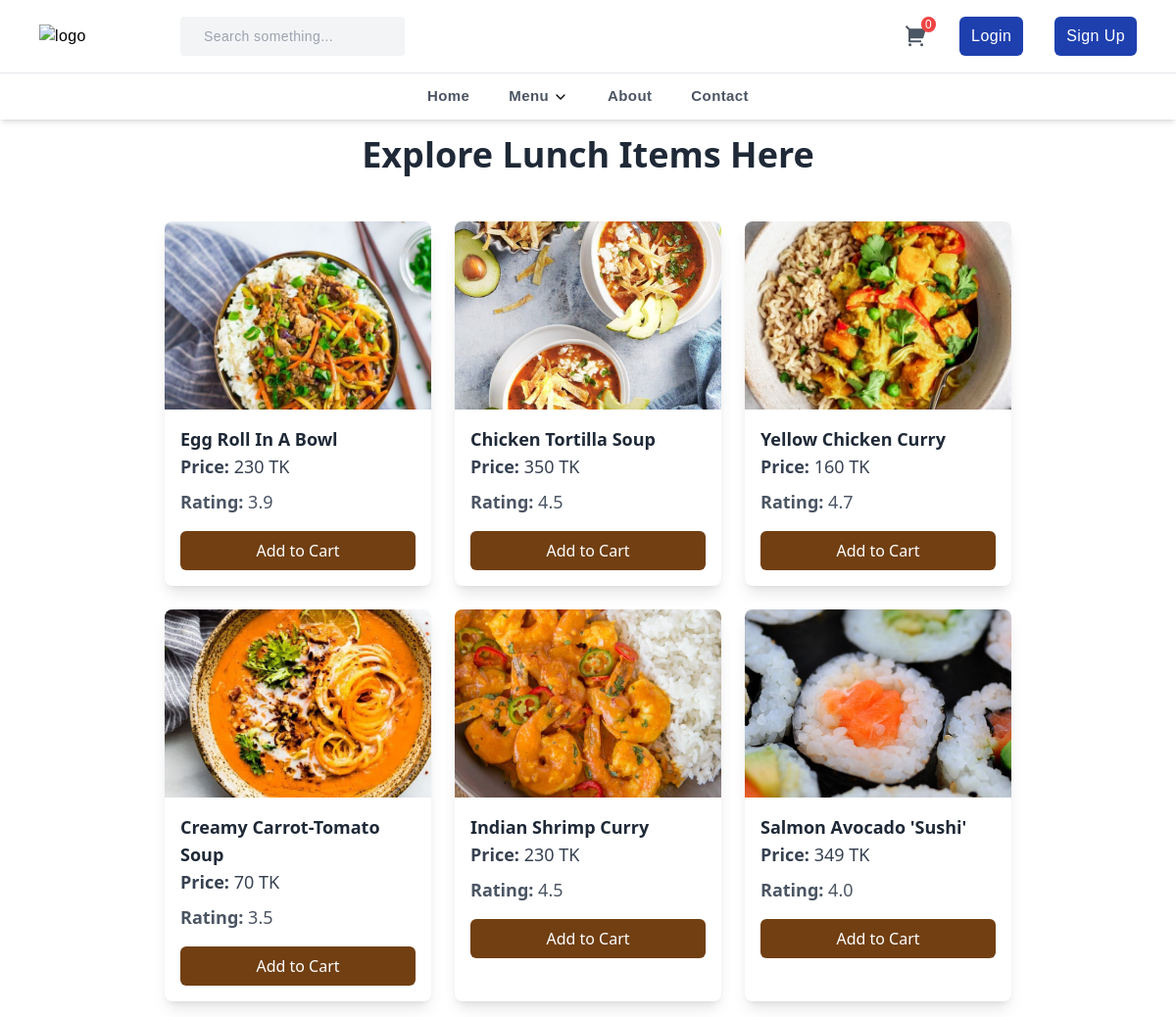
The page /lunch/ on the database its author committed.
### uapcanteen/models.py (models this page shows, shortened)
class Lunch(models.Model):
    owner = models.ForeignKey(Owner, on_delete=models.CASCADE)
    name = models.CharField(max_length=100)
    price = models.IntegerField()
    description = models.TextField()
    image = models.ImageField(upload_to='images/')
    discount = models.IntegerField()
    rating = models.FloatField()
    SPICY_LEVEL_CHOICES = [
    ('Mild', 'Mild'),
    ('Medium', 'Medium'),
    ('Spicy', 'Spicy'),
    ('Extra Spicy', 'Extra Spicy')
    ]
    spiciness_level = models.CharField(max_length=15, choices=SPICY_LEVEL_CHOICES, blank=True, null=True)

### uapcanteen/views.py (the view)
# urls.py: path('lunch/', lunch, name='lunch'),
def lunch(request):
    lunches = Lunch.objects.all()
    return render(request, 'lunch.html', {'lunches': lunches})

### templates/lunch.html (shortened to what this page needs)
{% extends 'base.html' %}
    {% block content %}
    <div class="font-sans">
        <div class="p-4 mx-auto lg:max-w-4xl max-w-xl md:max-w-full">
            <h2 class="text-3xl lg:text-4xl font-extrabold text-gray-800 mb-12 text-center">Explore Lunch Items Here</h2>
            <div class="grid grid-cols-1 sm:grid-cols-2 lg:grid-cols-3 gap-6">
                {% for lunch in lunches %}
                <div class="bg-white rounded-lg overflow-hidden shadow-lg">
                    <a href="{% url 'lunch_detail' lunch.id %}">
                    <div class="h-48 bg-cover bg-center" style="background-image: url('{{ lunch.image.url }}')"></div>
                </a>
                    <div class="p-4">
                        <h3 class="text-lg font-bold text-gray-800">{{ lunch.name }}</h3>
                        <p class="text-gray-700 font-bold text-lg mb-2">Price: <span class="font-medium">{{ lunch.price }} TK</span></p>
                        <p class="text-gray-600 font-bold text-lg mb-4">Rating: <span class="font-medium">{{ lunch.rating }}</span></p>
                        <div class="flex justify-center">
                            <a href="{% url 'add_to_cart' 'lunch' lunch.id %}" class="w-full px-4 py-2 font-medium text-center text-white bg-yellow-900 rounded-md hover:bg-yellow-600 focus:outline-none focus:ring focus:ring-yellow-300 focus:ring-opacity-80">
                                Add to Cart
                            </a>
                        </div>
                    </div>
                </div>
                {% endfor %}
            </div>
        </div>
    </div>
    {% endblock %}

### rows shown on the page
Lunch: image (picture), name "Egg Roll In A Bowl", price "230", rating "3.9"
Lunch: image (picture), name "Chicken Tortilla Soup", price "350", rating "4.5"
Lunch: image (picture), name "Yellow Chicken Curry", price "160", rating "4.7"
Lunch: image (picture), name "Creamy Carrot-Tomato Soup", price "70", rating "3.5"
Lunch: image (picture), name "Indian Shrimp Curry", price "230", rating "4.5"
Lunch: image (picture), name "Salmon Avocado 'Sushi'", price "349", rating "4.0"
